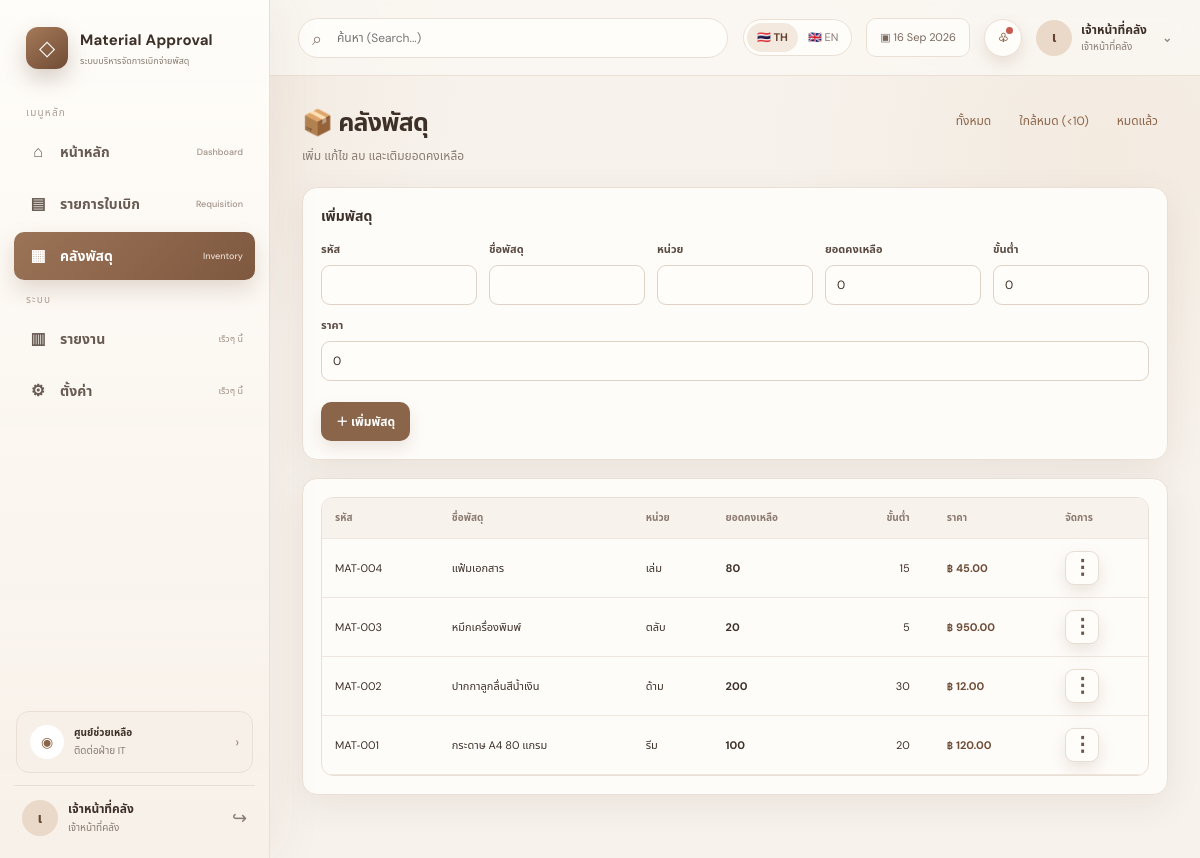
The page /materials.php (signed in) on the database its author committed.
### tables this page shows
CREATE TABLE materials (
 id INT AUTO_INCREMENT PRIMARY KEY,
 code VARCHAR(50) NOT NULL UNIQUE,
 name VARCHAR(200) NOT NULL,
 unit VARCHAR(50) NOT NULL,
 stock DECIMAL(12,2) NOT NULL DEFAULT 0,
 min_stock DECIMAL(12,2) NOT NULL DEFAULT 0,
 price DECIMAL(12,2) NOT NULL DEFAULT 0,
 active TINYINT(1) NOT NULL DEFAULT 1,
 created_at TIMESTAMP DEFAULT CURRENT_TIMESTAMP
);

### lang.php (called while the page is built, shortened)
<?php
function current_lang(): string {
    return $_SESSION['lang'] ?? 'th';
}

### config.php (called while the page is built, shortened)
<?php
require_once __DIR__.'/lang.php';
function e($v): string { return htmlspecialchars((string)$v, ENT_QUOTES, 'UTF-8'); }
function fmt_number($value): string {
    $n=(float)$value;
    if (abs($n-round($n)) < 0.000001) return number_format($n,0);
    return rtrim(rtrim(number_format($n,2,'.',','),'0'),'.');
}
function user(): ?array { return $_SESSION['user'] ?? null; }

### materials.php (the view, shortened to what this page needs)
<?php
require 'config.php'; role_required(['requester','storekeeper','procurement','admin']);
$canManage=in_array(user()['role_code'],['storekeeper','admin'],true);
$pdo = db();
$sql="SELECT * FROM materials";
$sql.=" ORDER BY id DESC";
$rows=$pdo->query($sql)->fetchAll();$edit=null;if(isset($_GET['edit'])&&$canManage){$st=$pdo->prepare("SELECT * FROM materials WHERE id=?");$st->execute([(int)$_GET['edit']]);$edit=$st->fetch();}
?><!doctype html><html><head><?php include 'partials/head.php';?></head><body><?php include 'partials/nav.php';?><main class="container"><div class="page-head"><div><h2>📦 <?=current_lang()==='th'?'คลังพัสดุ':'Inventory'?></h2><p>เพิ่ม แก้ไข ลบ และเติมยอดคงเหลือ</p></div><div class="inventory-filters"><a href="materials.php" class="small-btn">ทั้งหมด</a><a href="materials.php?filter=low" class="small-btn">ใกล้หมด (&lt;10)</a><a href="materials.php?filter=out" class="small-btn">หมดแล้ว</a></div></div><?php if($msg):?><div class="alert <?=e($msg[0])?>"><?=e($msg[1])?></div><?php endif;?>
<?php if($canManage):?><form method="post" class="panel inventory-form"><input type="hidden" name="csrf" value="<?=e(csrf())?>"><input type="hidden" name="act" value="<?=$edit?'edit':'add'?>"><?php if($edit):?><input type="hidden" name="id" value="<?=$edit['id']?>"><?php endif;?><div class="panel-head"><h3><?=$edit?'แก้ไขพัสดุ':'เพิ่มพัสดุ'?></h3></div><div class="row"><div><label>รหัส</label><input name="code" required value="<?=e($edit['code']??'')?>"></div><div><label>ชื่อพัสดุ</label><input name="name" required value="<?=e($edit['name']??'')?>"></div><div><label>หน่วย</label><input name="unit" required value="<?=e($edit['unit']??'')?>"></div><?php if(!$edit):?><div><label>ยอดคงเหลือ</label><input name="stock" type="number" step="0.01" min="0" inputmode="decimal" value="0"></div><?php endif;?><div><label>ขั้นต่ำ</label><input name="min_stock" type="number" step="0.01" min="0" inputmode="decimal" value="<?=e($edit['min_stock']??0)?>"></div><div><label>ราคา</label><input name="price" type="number" step="0.01" min="0" inputmode="decimal" placeholder="เช่น 120.50" value="<?=e($edit['price']??0)?>"></div></div><br><button><?=$edit?'บันทึกการแก้ไข':'＋ เพิ่มพัสดุ'?></button> <?php if($edit):?><a class="small-btn" href="materials.php">ยกเลิก</a><?php endif;?></form><?php endif;?>
<div class="panel"><div class="table-wrap"><table class="table inventory-table"><thead><tr><th>รหัส</th><th>ชื่อพัสดุ</th><th>หน่วย</th><th>ยอดคงเหลือ</th><th>ขั้นต่ำ</th><th>ราคา</th><th class="right">จัดการ</th></tr></thead><tbody><?php foreach($rows as $m):?><tr><td><?=e($m['code'])?></td><td><?=e($m['name'])?></td><td><?=e($m['unit'])?></td><td><?php $isOut=((float)$m['stock']<=0); $isLow=(!$isOut && (float)$m['stock']<10);?><b class="<?= ($isLow||$isOut)?'stock-low':'' ?>"><?=fmt_number($m['stock'])?></b></td><td><?=fmt_number($m['min_stock'])?></td><td><b class="price-value">฿ <?=number_format((float)$m['price'],2,'.',',')?></b></td><td class="right"><?php if($canManage):?><div class="action-menu"><button type="button" class="action-toggle" aria-label="จัดการ" onclick="toggleAction(this)">⋮</button></div><?php endif;?></td></tr><?php endforeach;?></tbody></table></div></div>
</main></div></div></body></html>

### assets/style.css (style rules this page uses)
:root { --brown:#8b6549;--brown-dark:#654531;--brown-soft:#f3e9df;--cream:#faf7f2;--paper:#fffdfa;--line:#eadfd4;--text:#3d3028;--muted:#887b72;--green:#4d896b;--green-soft:#eaf4ed;--orange:#c88743;--orange-soft:#fff3e4;--red:#b55f54;--red-soft:#fbeceb;--purple:#7b6bb1;--shadow:0 10px 35px rgba(83,57,40,.08);--shadow-lg:0 20px 60px rgba(83,57,40,.14) }
* { box-sizing:border-box }
html,body { margin:0;min-height:100%;font-family:"Noto Sans Thai","DM Sans",sans-serif;background:radial-gradient(circle at top right,#f2e7dc 0,transparent 28%),var(--cream);color:var(--text) }
body { font-size:14px }
a { text-decoration:none;color:var(--brown) }
button,.btn,input,select,textarea { font:inherit }
button,.btn { border:0;cursor:pointer;transition:.18s }
.container { max-width:1480px;margin:0 auto;padding:28px 32px 45px }
.page-head,.welcome { display:flex;justify-content:space-between;align-items:flex-start;gap:18px;margin-bottom:22px }
.page-head h1,.page-head h2,.welcome h1 { margin:0;font-size:25px;letter-spacing:-.03em }
.page-head p,.welcome p { margin:5px 0 0;color:var(--muted);font-size:12px }
.btn,button { display:inline-flex;align-items:center;justify-content:center;gap:7px;padding:10px 15px;border-radius:10px;background:var(--brown);color:#fff;font-weight:700;font-size:12px;box-shadow:0 7px 16px rgba(139,101,73,.16) }
.panel,form,.form-card { background:rgba(255,253,250,.94);border:1px solid var(--line);border-radius:15px;box-shadow:var(--shadow);padding:18px;margin-bottom:18px }
.panel-head { display:flex;justify-content:space-between;align-items:center;gap:12px;margin-bottom:14px }
.panel-head h3 { margin:0;font-size:14px }
.table-wrap { overflow:auto;border:1px solid var(--line);border-radius:12px }
.table { width:100%;border-collapse:collapse;min-width:680px }
.table th { background:#f8f2ec;color:#8b7b70;font-size:10px }
.table th,.table td { padding:12px 13px;border-bottom:1px solid #efe7df;text-align:left }
.table td { font-size:11px }
label { display:block;font-weight:700;font-size:11px;margin:0 0 7px;color:#5b4b42 }
input,select,textarea { width:100%;padding:10px 11px;border:1px solid #dfd2c6;border-radius:9px;background:#fffdfa;color:var(--text);font-size:12px }
.row { display:flex;gap:12px;align-items:end;flex-wrap:wrap }
.row>* { flex:1;min-width:140px }
.right { text-align:right }
body { background:radial-gradient(circle at 12% 7%,rgba(225,199,173,.28),transparent 24%),radial-gradient(circle at 92% 18%,rgba(235,218,198,.32),transparent 26%),#f7f2ec }
.inventory-form { margin-bottom:18px }
.small-btn { padding:8px 10px!important;font-size:12px!important;white-space:nowrap }
.inventory-table td { vertical-align:middle }
.action-menu { position:relative;display:inline-block }
.action-toggle { width:34px;height:34px;border:1px solid #e7ddd3;background:#fffdfa;color:#6b5749;border-radius:9px;font-size:20px;line-height:1;cursor:pointer;padding:0 }
.inventory-table .price-value { font-weight:700;color:#6d4c38;white-space:nowrap }
.inventory-table th:nth-child(5),.inventory-table td:nth-child(5) { text-align:right;padding-right:24px }
.inventory-filters { display:flex;gap:8px;flex-wrap:wrap }
.inventory-filters .small-btn { text-decoration:none }

### rows shown on the page
materials: code "MAT-004", name "แฟ้มเอกสาร", unit "เล่ม", stock "80", min_stock "15", price "45.00"
materials: code "MAT-003", name "หมึกเครื่องพิมพ์", unit "ตลับ", stock "20", min_stock "5", price "950.00"
materials: code "MAT-002", name "ปากกาลูกลื่นสีน้ำเงิน", unit "ด้าม", stock "200", min_stock "30", price "12.00"
materials: code "MAT-001", name "กระดาษ A4 80 แกรม", unit "รีม", stock "100", min_stock "20", price "120.00"

### other values the page prints
t('dashboard') "หน้าหลัก"
t('requests') "รายการใบเบิก"
t('materials') "คลังพัสดุ"
t('system') "ระบบ"
t('reports') "รายงาน"
t('soon') "เร็วๆ นี้"
t('settings') "ตั้งค่า"
$initial "เ"
user()['name'] "เจ้าหน้าที่คลัง"
role_text($role) "เจ้าหน้าที่คลัง"
